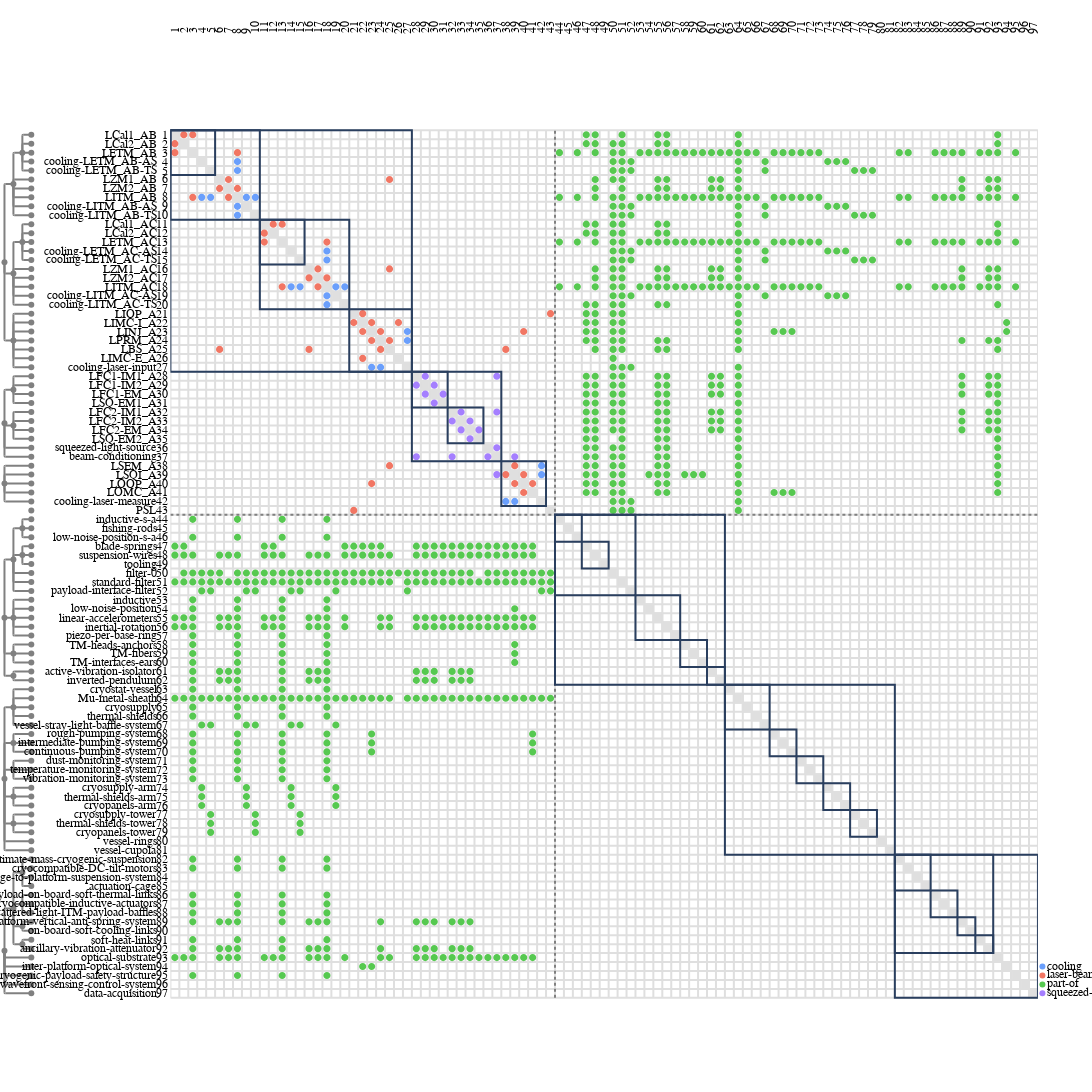

The cell this chart's notebook holds for it:
### Code cell
import ragraph.plot

dsm = ragraph.plot.mdm(
    leafs = g.nodes,
    edges = g.edges,
    style= ragraph.plot.Style(
        piemap=dict(
            display="labels",
            mode="relative",
            fields=g.edge_labels
        ),
    )
)

dsm
